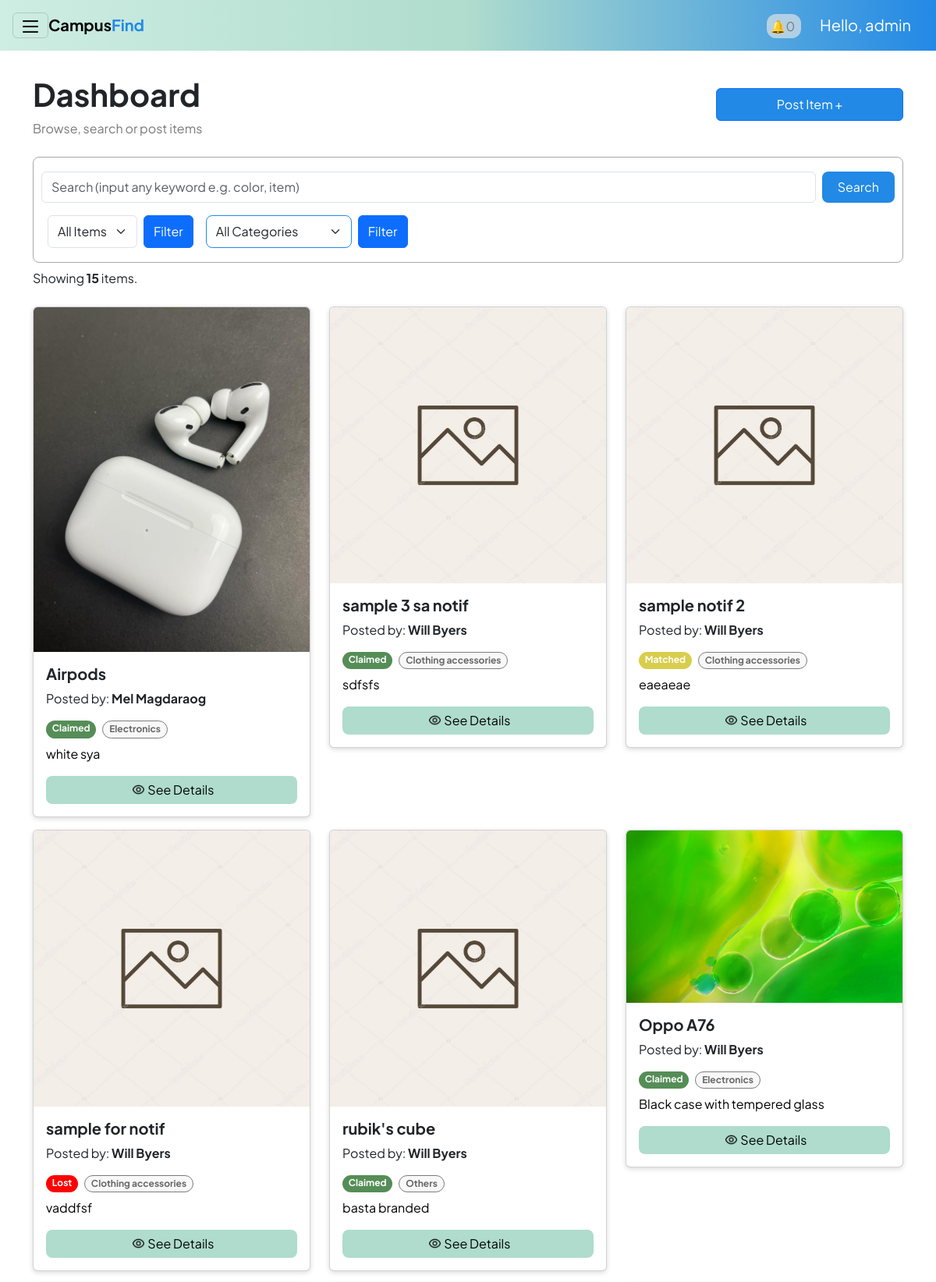
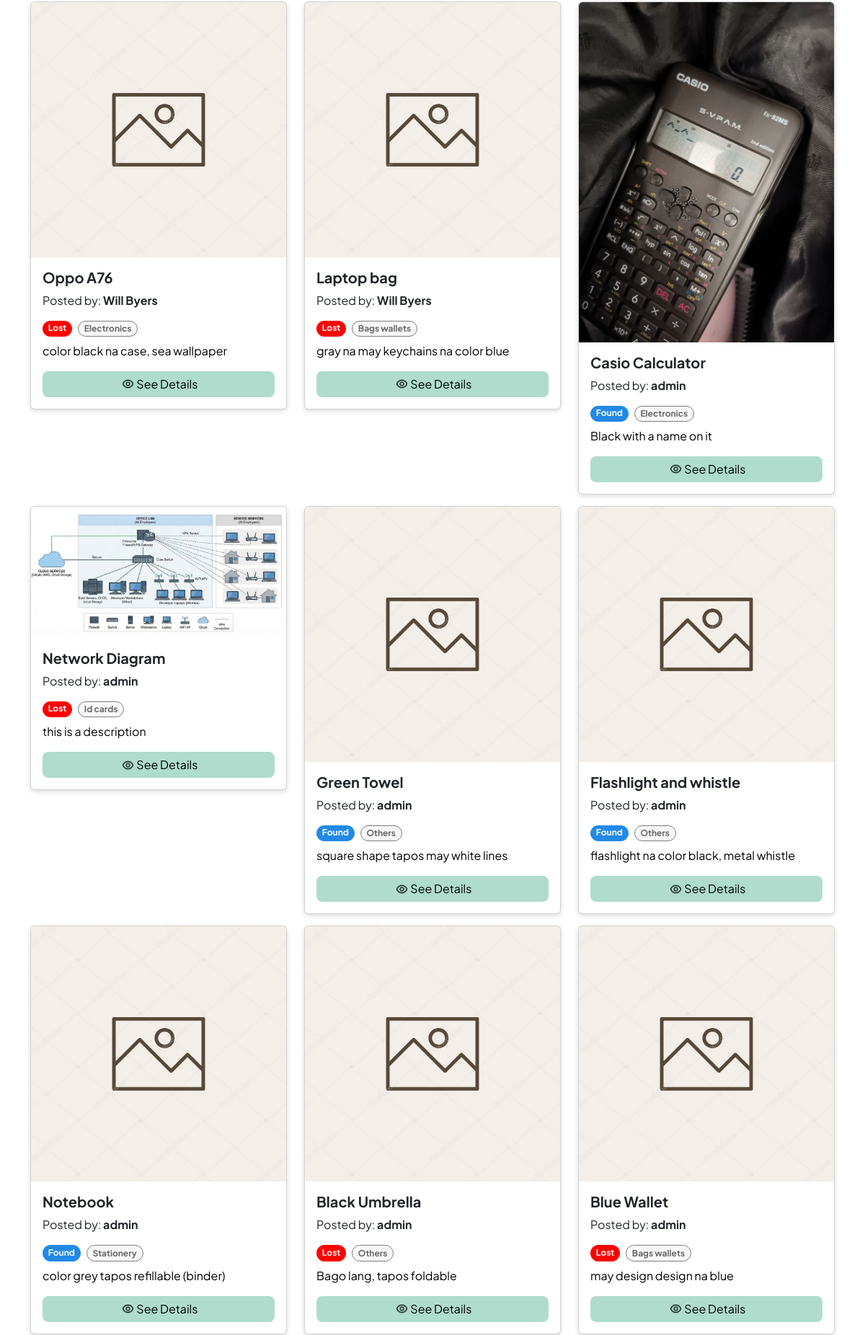
Screenshot of /interfaces/admin/dashboard_admin.php (signed in, upper part) with the database file from the repository (2 pictures, top to bottom).
### tables this page shows
CREATE TABLE items (
        id INTEGER PRIMARY KEY AUTOINCREMENT,
        user_id INTEGER NOT NULL,
        title TEXT NOT NULL,
        description TEXT,
        item_status TEXT NOT NULL,     -- 'lost' or 'found'
        category_id INTEGER,
        location_lost TEXT,
        location_found TEXT,
        date_lost_or_found DATE,
        current_location TEXT,
        image_path TEXT,
        created_at DATETIME DEFAULT CURRENT_TIMESTAMP,
        -- updated_at DATETIME DEFAULT CURRENT_TIMESTAMP,
        claimed_by_user_id INTEGER,
        claimed_at DATETIME,

        FOREIGN KEY (user_id) REFERENCES users(id) ON DELETE CASCADE,
        FOREIGN KEY (claimed_by_user_id) REFERENCES users(id) ON DELETE SET NULL,
        FOREIGN KEY (category_id) REFERENCES categories(id)
    );

CREATE TABLE categories (
        id INTEGER PRIMARY KEY AUTOINCREMENT,
        name TEXT UNIQUE NOT NULL
    );

### interfaces/admin/dashboard_admin.php (the view, shortened to what this page needs)
<?php
$admin = $_SESSION["user"];
$db = get_db();
$action = $_GET["action"] ?? "list";
$sql = "SELECT items.*, categories.name AS category_name, users.username AS posted_by
        FROM items
        LEFT JOIN categories ON items.category_id = categories.id
        LEFT JOIN users ON users.id = items.user_id";
$sql .= " ORDER BY items.id DESC";
?>
<!DOCTYPE html>
<html lang="en">
<head>
    <link rel="stylesheet" href="../../reusable/header.css">
    <link rel="stylesheet" href="../../reusable/cards.css">
    <link rel="stylesheet" href="../../reusable/form.css">
    <link rel="stylesheet" href="../../reusable/hero.css">
    <link href="https://cdn.jsdelivr.net/npm/bootstrap@5.3.8/dist/css/bootstrap.min.css" rel="stylesheet">
</head>
<body class="m-0 border-0 bd-example">
<nav class="navbar p-3 sticky-top">
    <button class="navbar-toggler" type="button" data-bs-toggle="offcanvas"
            data-bs-target="#offcanvasWithBothOptions" aria-controls="offcanvasWithBothOptions"
            aria-expanded="false" aria-label="Toggle navigation">
        <img src="/assets/hamburger.png" alt="hamburger icon" width="20px" height="20px">
    </button>
    <strong><a class="navbar-brand me-auto d-none d-md-inline" href="#">Campus<span class = "find">Find</a></strong>
    <?php
    $adminId = $_SESSION['user']['id'];
    $notifCount = $db->querySingle("
        SELECT COUNT(*)
        FROM notifications
        WHERE status = 'unread' AND notify_to = $adminId AND type = 'to_admin'
    ");
    ?>
    <div class = "ms-auto">
        <a href="myposts_admin.php" class="notif mx-4">
            🔔<?= $notifCount ?>
        </a>
        <a class="navbar-brand text-white" href="#">Hello, <?php echo htmlspecialchars($admin["username"]); ?></a>
</nav>
<div class="container my-3">
    <?php if ($action === "create"): ?>
        <h3 class="mb-4" style="font-weight: 700; color: #334155;">Post New Item</h3>
        <form method="post" action="?action=store" enctype="multipart/form-data">
            <div class="form-grid-layout">
                <div class="form-left">
                    <div class="input-group-modern">
                        <label>Item Name</label>
                        <input type="text" name="title" placeholder="e.g. Blue Jansport Backpack" required>
                    </div>
                    <div class="form-row">
                        <div class="input-group-modern">
                            <label>Status</label>
                            <select name="item_status" id="status" required>
                                <option value="">Select Status</option>
                                <option value="lost">Lost</option>
                                <option value="found">Found</option>
                            </select>
                        </div>
                        <div class="input-group-modern">
                            <label>Category</label>
                            <select name="category_id" id="category_id" required>
                                <option value="">Select Category</option>
                                <?php
                                $catQ = $db->query("SELECT * FROM categories ORDER BY name");
                                while($c = $catQ->fetchArray(SQLITE3_ASSOC)):
                                ?>
                                    <option value="<?= $c['id']; ?>">
                                        <?= ucfirst(str_replace('_', ' ', $c['name'])); ?>
                                    </option>
                                <?php endwhile; ?>
                            </select>
                        </div>
                    </div>
                    <div class="input-group-modern">
                        <label>Description</label>
                        <textarea name="description" rows="3" placeholder="Describe the item (color, distinctive marks, brand)..."></textarea>
                    </div>
                    <div class="form-row">
                        <div class="input-group-modern">
                            <label>Lost Location</label>
                            <input type="text" name="location_lost" id="location_lost" placeholder="Where was it lost?">
                        </div>
                        <div class="input-group-modern">
                            <label>Found Location</label>
                            <input type="text" name="location_found" id="location_found" placeholder="Where was it found?" disabled>
                        </div>
                    </div>
                    <div class="form-row">
                        <div class="input-group-modern">
                            <label id="dateLabel">Date Event</label>
                            <div class="date-card">
                                <input type="date" name="date_lost_or_found" id="date_lost_or_found" style="border:none; background:transparent; padding:0;">
                            </div>
                        </div>
                    </div>
                </div>
                <div class="form-right">
                    <div class="input-group-modern" style="height: 100%;">
                        <label>Item Image</label>
                        <div class="image-upload-wrapper">
                            <input type="file" name="item_image" id="file-input-real" accept="image/*" onchange="previewImage(event)">
                            <img id="image-preview" src="#" alt="Image Preview">
                            <div class="upload-placeholder" id="upload-placeholder">
                                <svg xmlns="http://www.w3.org/2000/svg" viewBox="0 0 24 24"><path d="M19.35 10.04C18.67 6.59 15.64 4 12 4 9.11 4 6.6 5.64 5.35 8.04 2.34 8.36 0 10.91 0 14c0 3.31 2.69 6 6 6h13c2.76 0 5-2.24 5-5 0-2.64-2.05-4.78-4.65-4.96zM14 13v4h-4v-4H7l5-5 5 5h-3z"/></svg>
                                <p><strong>Click to Upload</strong><br>or drag and drop here</p>
                            </div>
                        </div>
                    </div>
                </div>
                <div class="d-flex gap-2 mt-2">
                    <button class="btn btn-primary w-50" type="submit">Publish Post</button>
                    <a class="btn btn-secondary w-50" href="dashboard_admin.php" style="background-color: #cbd5e1; color: #334155; border:none;">Cancel</a>
                </div>
            </div>
        </form>
        <script>
            function previewImage(event) {
                const input = event.target;
                const preview = document.getElementById('image-preview');
                const placeholder = document.getElementById('upload-placeholder');
                if (input.files && input.files[0]) {
                    const reader = new FileReader();
                    reader.onload = function(e) {
                        preview.src = e.target.result;
                        preview.style.display = 'block';
                        placeholder.style.display = 'none';
                    }
                    reader.readAsDataURL(input.files[0]);
                }
            }
        </script>
    <?php else: ?>
        <section class = "heroSection pt-3">
            <div>
                <h1><strong>Dashboard</strong></h1>
                <p class = "subtext">Browse, search or post items</p>
            </div>
            <a id = "postItems" type="button" class="btn btn-primary ms-auto" href="?action=create">
                Post Item +
            </a>
        </section>
        <div class="search-filter-container my-2">
            <form class="d-flex py-2 w-100" method="GET">
                <input
                    class="form-control me-2"
                    type="search"
                    name="search"
                    placeholder="Search (input any keyword e.g. color, item)"
                    value="<?php echo htmlspecialchars($_GET['search'] ?? ''); ?>"
                />
                <button class="btn searchBtn" type="submit">Search</button>
            </form>
            <form method="GET" class="d-flex">
                <select name="item_status" class="form-select m-2 me-auto">
                    <option value="">All Items</option>
                </select>
                <button type="submit" class="btn btn-primary m-2">Filter</button>
            </form>
            <form method="GET" class="d-flex">
                <select id="filterCategory" name="category_id" class="form-select m-2 me-auto">
                    <option value="">All Categories</option>
                </select>
                <button type="submit" class="btn btn-primary m-2">Filter</button>
            </form>
        </div>
        <?php
        $result = $db->query($sql);
        $items = [];
        while ($row = $result->fetchArray(SQLITE3_ASSOC)) {
            $items[] = $row;
        } ?>
        <div class="row">
            <?php if (empty($items)): ?>
                <p class = "noItemFound">No items found.</p>
            <?php else: ?>
                <?php $itemCount = count($items);?>
                <p>Showing <strong><?php echo $itemCount; ?></strong>  items.</p>
                <?php foreach ($items as $it): ?>
                    <div class="col-md-4" id="item-<?= $it['id']; ?>">
                        <div class="card my-2">
                            <?php if(!empty($it['image_path'])): ?>
                                <img src="../../<?php echo htmlspecialchars($it['image_path']); ?>" class="card-img-top" alt="Item image">
                            <?php else: ?>
                                <img src="/assets/image.png" class="card-img-top" alt="Default image">
                            <?php endif; ?>
                            <div class="card-body">
                                <h5 class="card-title"><strong><?php echo htmlspecialchars($it["title"]); ?></strong></h5>
                                <p class="posted-by">
                                    Posted by: <strong><?= htmlspecialchars($it["posted_by"]); ?></strong>
                                </p>
                                <div class="d-flex gap-2 mb-2">
                                    <span class="badge rounded-pill bg-<?php echo $it['item_status']; ?>">
                                        <?php echo ucfirst($it["item_status"]); ?>
                                    </span>
                                    <?php if ($it["category_name"]): ?>
                                    <span class="category badge rounded-pill">
                                        <?php echo ucfirst(str_replace('_', ' ', $it["category_name"])); ?>
                                    </span>
                                    <?php endif; ?>
                                </div>
                                <p class="card-text"><?php echo htmlspecialchars($it["description"]); ?></p>
                                <button id = "seeDetails" type="button" class="btn btn-primary rounded-3 w-100" data-bs-toggle="modal" data-bs-target="#modal-<?php echo $it['id']; ?>">
                                    <img class = "view" src="/assets/eye.png" alt="view" > See Details
                                </button>
                            </div>
                        </div>
                    </div>
                <?php endforeach; ?>
            <?php endif; ?>
        </div>
    <?php endif; ?>
</div>
</body>
</html>

### reusable/header.css (style rules this page uses)
:root { --color-primary-gradient: linear-gradient(to right, #ceede3,#afdccd, #2289e6); --blue-primary: #2289e6; --button: #afdccd; --button-hover: #ceede3; --bg: #f8f8f8; --gray-text: #7b7979; --lost-color: #ff0000; --found-color: #2289e6; --claimed-color: #558d57; --pending-color: #ffa629; }
* { font-family: "Plus Jakarta Sans", sans-serif; }
.navbar .navbar-brand, .navbar .navbar-text, .navbar .notif { white-space: nowrap !important; }
.navbar .navbar-toggler { flex: 0 0 auto !important; }
.navbar .ms-auto { margin-left: auto !important; }
.navbar-brand { font-size: 20px !important; }
.find { color: var(--blue-primary); }
nav { background: var(--color-primary-gradient); }
.notif { color: var(--gray-text) !important; text-decoration: none; padding: 5px; background-color: rgba(234, 234, 234, 0.639); border-radius: 12px; }
#postItems { background-color: var(--blue-primary); width: 100%; }
button.searchBtn { background-color: var(--blue-primary) !important; color: white; border: none; padding: 8px 20px; border-radius: 8px; }
.search-filter-container { border: 1px solid #a9a8a8; border-radius: 8px; padding: 10px; }
#filterStatus, #filterCategory { border-color: var(--blue-primary); padding: 8px 12px !important; border-radius: 8px; cursor: pointer; }
#seeDetails { color: black; background-color: var(--button); border: none; }
.subtext { color: var(--gray-text); }
.search-filter-container { display: flex; flex-wrap: wrap; }
.form-select option { background-color: var(--bg) !important; border-radius: 8px !important; }

### reusable/cards.css (style rules this page uses)
:root { --color-primary: #2289e6; --color-ui-accent: #afdccd; --color-ui-surface: #f8f8f8; --gray-text: #7b7979; --lost-color: #ff0000; --found-color: #2289e6; --claimed-color: #558d57; --pending-color: #ffa629; }
.card { display: flex !important; flex-direction: row !important; height: auto !important; width: auto !important; overflow: hidden !important; transition: box-shadow 0.3s ease; box-shadow: 0 2px 6px rgba(0,0,0,0.15); }
.card img { height: 100%; width: 150px; object-fit: cover; }
.view { width: 15px !important; margin: 0 2px 4px 4px !important; }
.badge { width: fit-content !important; }
.badge.bg-lost { background: var(--lost-color) !important; }
.badge.bg-found { background: var(--found-color) !important; }
.badge.bg-claimed { background: var(--claimed-color) !important; }
.badge.bg-matched { background: #d9cd4c !important; }
.category { color: rgb(103, 103, 103) !important; background-color: #f8f8f8; border: 1px solid rgb(124, 124, 124); }
.card-text { color: black; }
@media (min-width: 768px) { .card { display: block !important; width: 100% !important; } }
@media (min-width: 768px) { .card img { width: 100%; height: 100%; object-fit: cover; } }

### reusable/form.css (style rules this page uses)
:root { --color-primary: #2289e6; --color-ui-accent: #afdccd; --color-ui-surface: #f8f8f8; --lost-color: #ff0000; --found-color: #2289e6; --claimed-color: #558d57; --pending-color: #ffa629; }
.btn { padding: 10px 16px; border-radius: 8px; font-weight: 600; border: none; cursor: pointer; font-size: 0.95rem; transition: all 0.2s ease; text-decoration: none; display: inline-flex; align-items: center; justify-content: center; }
.btn-primary { background-color: var(--color-primary); color: white; }
.d-flex { display: flex; }
.gap-2 { gap: 0.5rem; }

### reusable/hero.css (style rules this page uses)
:root { --color-primary-gradient: linear-gradient(to right, #ceede3,#afdccd, #2289e6); --blue-primary: #2289e6; --button: #afdccd; --button-hover: #ceede3; --bg: #f8f8f8; --gray-text: #7b7979; --lost-color: #ff0000; --found-color: #2289e6; --claimed-color: #558d57; --pending-color: #ffa629; }
.search-filter-container form { display: flex !important; flex-direction: row !important; }
@media (min-width: 768px) { .heroSection { display: grid !important; grid-template-columns: 2fr 1fr; } }
@media (min-width: 768px) { #postItems { margin-top: 2vh; padding: 0.5rem; width: 20vw; height: min-content; } }

### rows the page displays
items: image_path (picture), title "Airpods", posted_by "Mel Magdaraog", item_status "Claimed", category.name "Electronics", description "white sya"
items: title "sample 3 sa notif", posted_by "Will Byers", item_status "Claimed", category.name "Clothing accessories", description "sdfsfs"
items: title "sample notif 2", posted_by "Will Byers", item_status "Matched", category.name "Clothing accessories", description "eaeaeae"
items: title "sample for notif", posted_by "Will Byers", item_status "Lost", category.name "Clothing accessories", description "vaddfsf"
items: title "rubik's cube", posted_by "Will Byers", item_status "Claimed", category.name "Others", description "basta branded"
items: image_path (picture), title "Oppo A76", posted_by "Will Byers", item_status "Claimed", category.name "Electronics", description "Black case with tempered glass"
items: title "Oppo A76", posted_by "Will Byers", item_status "Lost", category.name "Electronics", description "color black na case, sea wallpaper"
items: title "Laptop bag", posted_by "Will Byers", item_status "Lost", category.name "Bags wallets", description "gray na may keychains na color blue"
items: image_path (picture), title "Casio Calculator", posted_by "admin", item_status "Found", category.name "Electronics", description "Black with a name on it"
items: image_path (picture), title "Network Diagram", posted_by "admin", item_status "Lost", category.name "Id cards", description "this is a description"
items: title "Green Towel", posted_by "admin", item_status "Found", category.name "Others", description "square shape tapos may white lines"
items: title "Flashlight and whistle", posted_by "admin", item_status "Found", category.name "Others", description "flashlight na color black, metal whistle"
items: title "Notebook", posted_by "admin", item_status "Found", category.name "Stationery", description "color grey tapos refillable (binder)"
items: title "Black Umbrella", posted_by "admin", item_status "Lost", category.name "Others", description "Bago lang, tapos foldable"
items: title "Blue Wallet", posted_by "admin", item_status "Lost", category.name "Bags wallets", description "may design design na blue"

### other values shown
$notifCount "0"
$admin["username"] "admin"
$itemCount "15"
